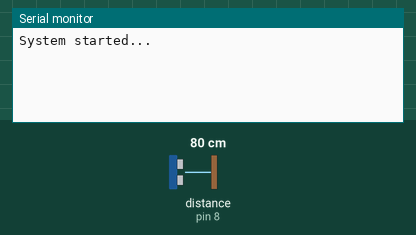
Bench run of a sketch on a simulated Arduino Uno, built with avr-gcc and run on an emulated ATmega328P. Shown: the last lines printed to the serial monitor. Wiring (inferred from the names in the program): ultrasonic range finder: trigger pin 7; echo pin 8. Inputs (shaded band) come from the test bench; at power-on: distance to the obstacle (sensor on pin 8) 80 cm. The echo pulse lasts 58.3 µs per cm.

Above: at 1.2 s.
1.3 s: distance to the obstacle (sensor on pin 8) set to 2 cm
At 3.2 s:
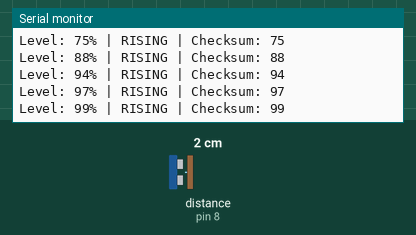
3.3 s: distance to the obstacle (sensor on pin 8) set to 4 cm
At 5.1 s:
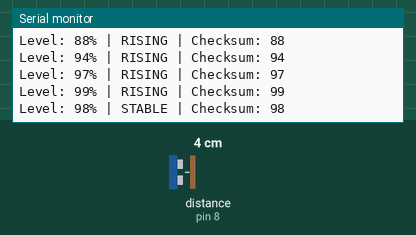

Measured:
- after the input at 1.3 s, the serial monitor: prints a new line after 0.20 s (image 1)
- after the input at 3.3 s, the serial monitor: prints a new line after 0.90 s (image 2)

The sketch:

WSN.ino
```cpp
#define TRIG_PIN 7
#define ECHO_PIN 8

#define TANK_HEIGHT 100.0
#define SENSOR_OFFSET 2.0

#define SAMPLE_COUNT 5

unsigned long previousMillis = 0;
const unsigned long interval = 300;

static float samples[SAMPLE_COUNT];

// trend tracking
static int lastPercent = -1;

// Kalman variables
float kalman_x = 0;
float kalman_p = 1;

const float kalman_q = 0.1;
const float kalman_r = 5.0;

bool kalmanInitialized = false;

unsigned long lastPrintTime = 0;
unsigned long lastFailPrint = 0;

// ---------------- SENSOR ----------------

void triggerSensor() {
  digitalWrite(TRIG_PIN, LOW);
  delayMicroseconds(2);
  digitalWrite(TRIG_PIN, HIGH);
  delayMicroseconds(10);
  digitalWrite(TRIG_PIN, LOW);
}

float readDistance() {
  long duration = pulseIn(ECHO_PIN, HIGH, 30000);
  if (duration == 0) return -1;
  return duration * 0.0343 / 2.0;
}

// ---------------- KALMAN ----------------

float kalmanFilter(float measurement) {
  kalman_p += kalman_q;
  float k = kalman_p / (kalman_p + kalman_r);

  kalman_x = kalman_x + k * (measurement - kalman_x);
  kalman_p = (1 - k) * kalman_p;

  return kalman_x;
}

// ---------------- MEDIAN ----------------

float getMedian(float *arr, int size) {
  float a[SAMPLE_COUNT];

  for (int i = 0; i < size; i++) {
    a[i] = arr[i];
  }

  for (int i = 0; i < size - 1; i++) {
    for (int j = i + 1; j < size; j++) {
      if (a[j] < a[i]) {
        float t = a[i];
        a[i] = a[j];
        a[j] = t;
      }
    }
  }

  if (size % 2 == 0)
    return (a[size / 2 - 1] + a[size / 2]) / 2.0;
  else
    return a[size / 2];
}

// ---------------- CHECKSUM ----------------

uint8_t calculateChecksum(uint8_t *data, uint8_t length) {
  uint8_t checksum = 0;
  for (int i = 0; i < length; i++) {
    checksum ^= data[i];
  }
  return checksum;
}

// ---------------- SETUP ----------------

void setup() {
  Serial.begin(9600);

  pinMode(TRIG_PIN, OUTPUT);
  pinMode(ECHO_PIN, INPUT);

  Serial.println("System started...");
}

// ---------------- LOOP ----------------

void loop() {
  unsigned long now = millis();

  if (now - previousMillis >= interval) {
    previousMillis = now;

    int validSamples = 0;

    // -------- SAMPLING --------
    for (int i = 0; i < SAMPLE_COUNT; i++) {

      triggerSensor();

      float raw = readDistance();

      // DEBUG (uncomment if needed)
      // Serial.println(raw);

      if (raw > 0) {

        if (!kalmanInitialized) {
          kalman_x = raw;
          kalmanInitialized = true;
        }

        float filtered = kalmanFilter(raw);

        samples[validSamples++] = filtered;
      }
    }

    // -------- PROCESS --------
    if (validSamples >= 1) {

      float medianDistance = getMedian(samples, validSamples);

      float waterLevel = TANK_HEIGHT - (medianDistance - SENSOR_OFFSET);

      if (waterLevel < 0) waterLevel = 0;
      if (waterLevel > TANK_HEIGHT) waterLevel = TANK_HEIGHT;

      int percentInt = (int)(waterLevel + 0.5);

      // -------- TREND --------
      bool isRising = false;

      if (lastPercent >= 0) {
        isRising = (percentInt - lastPercent) >= 2;
      }

      if (abs(percentInt - lastPercent) >= 1) {
        lastPercent = percentInt;
      }

      // -------- PRINT RATE --------
      unsigned long printInterval = isRising ? 250 : 1000;

      if (now - lastPrintTime >= printInterval) {
        lastPrintTime = now;

        uint8_t data[1] = { (uint8_t)percentInt };
        uint8_t checksum = calculateChecksum(data, 1);

        Serial.print("Level: ");
        Serial.print(percentInt);
        Serial.print("% | ");

        Serial.print(isRising ? "RISING" : "STABLE");
        Serial.print(" | Checksum: ");
        Serial.println(checksum);
      }

    } else {
      // only show occasionally (NO SPAM)
      if (now - lastFailPrint > 1000) {
        lastFailPrint = now;
        Serial.println("Sensor waiting...");
      }
    }
  }
}
```
